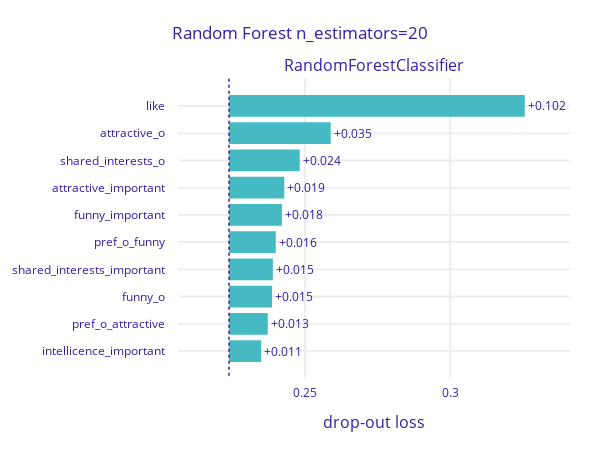

Here is the notebook cell this chart was saved with:
### Code cell
explainer2.model_parts().plot(show=False).update_layout(autosize=False, width=600, height=450, title="Random Forest n_estimators=20")

### Figure 1 — Plotly figure (JSON) as saved in the notebook; plotly's stock layout.template omitted (floating-point values rounded to 4 significant figures)
{"data": [{"base": 0.2238, "hoverinfo": "text", "hoverlabel": {"bgcolor": "rgba(0,0,0,0.8)"}, "hovertext": ["Model: RandomForestClassifier loss after<br>variable: like is permuted: 0.326<br>Drop-out loss change: +0.102", "Model: RandomForestClassifier loss after<br>variable: attractive_o is permuted: 0.259<br>Drop-out loss change: +0.035", "Model: RandomForestClassifier loss after<br>variable: shared_interests_o is permuted: 0.248<br>Drop-out loss change: +0.024", "Model: RandomForestClassifier loss after<br>variable: attractive_important is permuted: 0.243<br>Drop-out loss change: +0.019", "Model: RandomForestClassifier loss after<br>variable: funny_important is permuted: 0.242<br>Drop-out loss change: +0.018", "Model: RandomForestClassifier loss after<br>variable: pref_o_funny is permuted: 0.24<br>Drop-out loss change: +0.016", "Model: RandomForestClassifier loss after<br>variable: shared_interests_important is permuted: 0.239<br>Drop-out loss change: +0.015", "Model: RandomForestClassifier loss after<br>variable: funny_o is permuted: 0.239<br>Drop-out loss change: +0.015", "Model: RandomForestClassifier loss after<br>variable: pref_o_attractive is permuted: 0.237<br>Drop-out loss change: +0.013", "Model: RandomForestClassifier loss after<br>variable: intellicence_important is permuted: 0.235<br>Drop-out loss change: +0.011"], "marker": {"color": "#46bac2"}, "orientation": "h", "showlegend": false, "text": ["+0.102", "+0.035", "+0.024", "+0.019", "+0.018", "+0.016", "+0.015", "+0.015", "+0.013", "+0.011"], "textposition": "outside", "type": "bar", "x": [0.1019, 0.03502, 0.02436, 0.01902, 0.01823, 0.0161, 0.0151, 0.01483, 0.01335, 0.01107], "xaxis": "x", "y": ["like", "attractive_o", "shared_interests_o", "attractive_important", "funny_important", "pref_o_funny", "shared_interests_important", "funny_o", "pref_o_attractive", "intellicence_important"], "yaxis": "y"}], "layout": {"annotations": [{"font": {"size": 16}, "showarrow": false, "text": "RandomForestClassifier", "x": 0.5, "xanchor": "center", "xref": "paper", "y": 1, "yanchor": "bottom", "yref": "paper"}, {"font": {"size": 16}, "showarrow": false, "text": "drop-out loss", "x": 0.5, "xanchor": "center", "xref": "paper", "y": 0, "yanchor": "top", "yref": "paper", "yshift": -30}], "autosize": false, "font": {"color": "#371ea3"}, "height": 450, "margin": {"b": 71, "r": 30, "t": 78}, "shapes": [{"line": {"color": "#371ea3", "dash": "dot", "width": 1.5}, "type": "line", "x0": 0.2238, "x1": 0.2238, "xref": "x", "y0": -1, "y1": 10, "yref": "y"}], "title": {"text": "Random Forest n_estimators=20"}, "width": 600, "xaxis": {"anchor": "y", "automargin": true, "domain": [0, 1], "fixedrange": true, "gridwidth": 2, "range": [0.2062, 0.3413], "tickcolor": "white", "ticklen": 3, "ticks": "outside", "type": "linear", "zeroline": false}, "yaxis": {"anchor": "x", "automargin": true, "autorange": "reversed", "domain": [0, 1], "fixedrange": true, "gridwidth": 2, "tickcolor": "white", "ticklen": 10, "ticks": "outside", "type": "category"}}}
